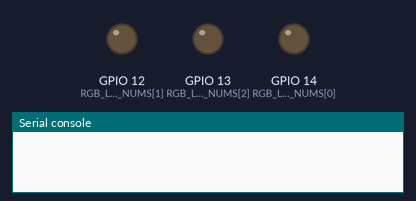
Bench run of a program on a simulated ESP8266 board running MicroPython. Parts: output pins drawn as LEDs (lit = HIGH), the last lines printed to the serial console. A WiFi scan finds one network, HomeNet.

Above: at 0.1 s.
At 2.1 s:
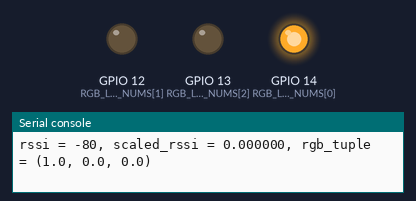
Timing chart, 0 to 3.6 s (numbered marks = the images above):
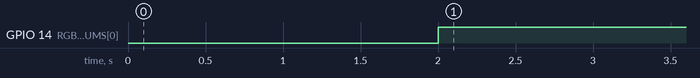

Measured:
- by itself, GPIO 14 (RGB_LED_PIN_NUMS[0]): LOW → HIGH at 2.0 s

The program:

wifi_signal_monitor.py
```python
from utime import sleep

from machine import Pin, PWM
import network

# The CPython "colorsys" module must be loaded onto the device (see
# https://raw.githubusercontent.com/python/cpython/master/Lib/colorsys.py)
from colorsys import hsv_to_rgb


# The pin numbers to which the RGB LED is connected (see
# https://github.com/nodemcu/nodemcu-devkit-v1.0#pin-map)
RGB_LED_PIN_NUMS = (14, 12, 13)

# The PWM frequency in the range of 1 to 1000 hertz
PWM_FREQUENCY = 120

# The value corresponding to a 100% PWM duty cycle
PWM_FULL_DUTY_CYCLE = 1023

# The access point names to monitor
MONITORED_SSIDS = (b'AndroidAP',)

# The range of expected RF signal strengths (see
# https://en.wikipedia.org/wiki/Received_signal_strength_indication)
RSSI_MIN, RSSI_MAX = -80, -30


# RF signal strengths are distributed on a one-dimensional scale.  The more
# negative the signal strength, the weaker the RF signal is.  To drive an RGB
# LED, a signal strength must be mapped to the three-dimensional RGB color
# space.  This is most easily done by scaling the signal strength within a
# defined range, and then using the HSV to RGB color mapping algorithm, where
# the scaled signal strength is treated as the hue (see
# https://en.wikipedia.org/wiki/HSL_and_HSV).  The last sixth of the color
# wheel is ignored as to avoid the color wrapping around and making the best
# and worst signals appear as the same color.
def rssi_to_rgb(rssi):
    scaled_rssi = (rssi - RSSI_MIN) / (RSSI_MAX - RSSI_MIN)
    scaled_rssi = min(1.0, max(0.0, scaled_rssi))
    scaled_rssi *= 5 / 6

    rgb_tuple = hsv_to_rgb(scaled_rssi, 1.0, 1.0)

    print('rssi = %d, scaled_rssi = %f, rgb_tuple = %s' % (rssi, scaled_rssi, rgb_tuple))

    return rgb_tuple


# Initialize the physical hardware pins to which the RGB LED is connected.
# There is one pin for each RGB color channel.
pins = tuple(Pin(pin_num, Pin.OUT) for pin_num in RGB_LED_PIN_NUMS)

# A pin, and hence one of the RGB LED's color channels, can instaneously only
# be on or off.  By using PWM, or Pulse Width Modultation (see
# https://en.wikipedia.org/wiki/Pulse-width_modulation), the perception that a
# color channel is only partially illuminated can be created.
pwms = tuple(PWM(pin) for pin in pins)

# Initialize the wi-fi client interface (i.e. station interface)
station_if = network.WLAN(network.STA_IF)
station_if.active(True)

# The main loop continuously performs the following steps:
#     - Scan for wi-fi access points with one of the defined names
#     - Calculate the greatest RF signal strength
#     - Convert the RF signal strength to an RGB tuple
#     - Set the PWM duty cycle for each of the RGB LED's color channels as to
#       render the color described by the RGB tuple
while True:
    access_points = station_if.scan()
    access_points = [access_point for access_point in access_points if access_point[0] in MONITORED_SSIDS]

    rssi = max([access_point[3] for access_point in access_points]) if len(access_points) > 0 else RSSI_MIN

    rgb_tuple = rssi_to_rgb(rssi)

    for e in zip(pwms, rgb_tuple):
        e[0].freq(PWM_FREQUENCY)
        e[0].duty(int(PWM_FULL_DUTY_CYCLE * e[1]))

    # Control must be periodically yielded as to reset the watchdog timer
    sleep(0)
```
